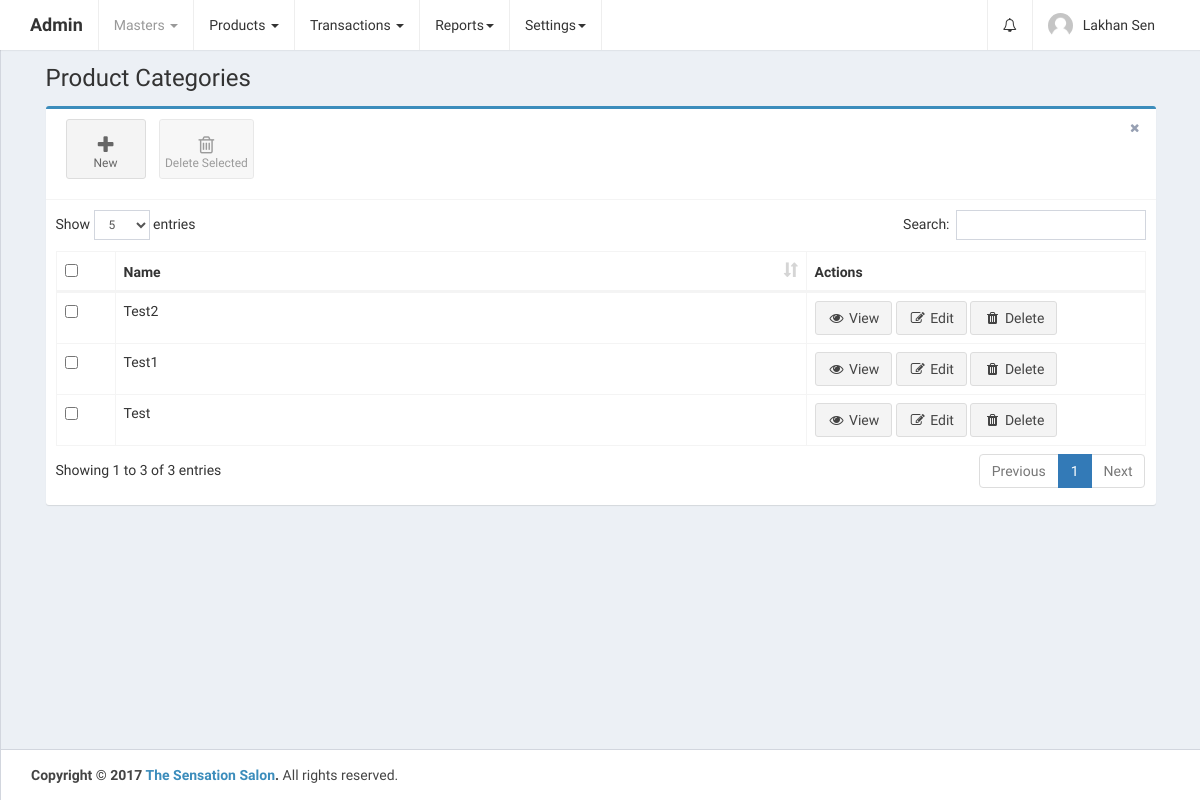
The app's page /home.php?controller=productcategory&action=getcategories (signed in), older data.
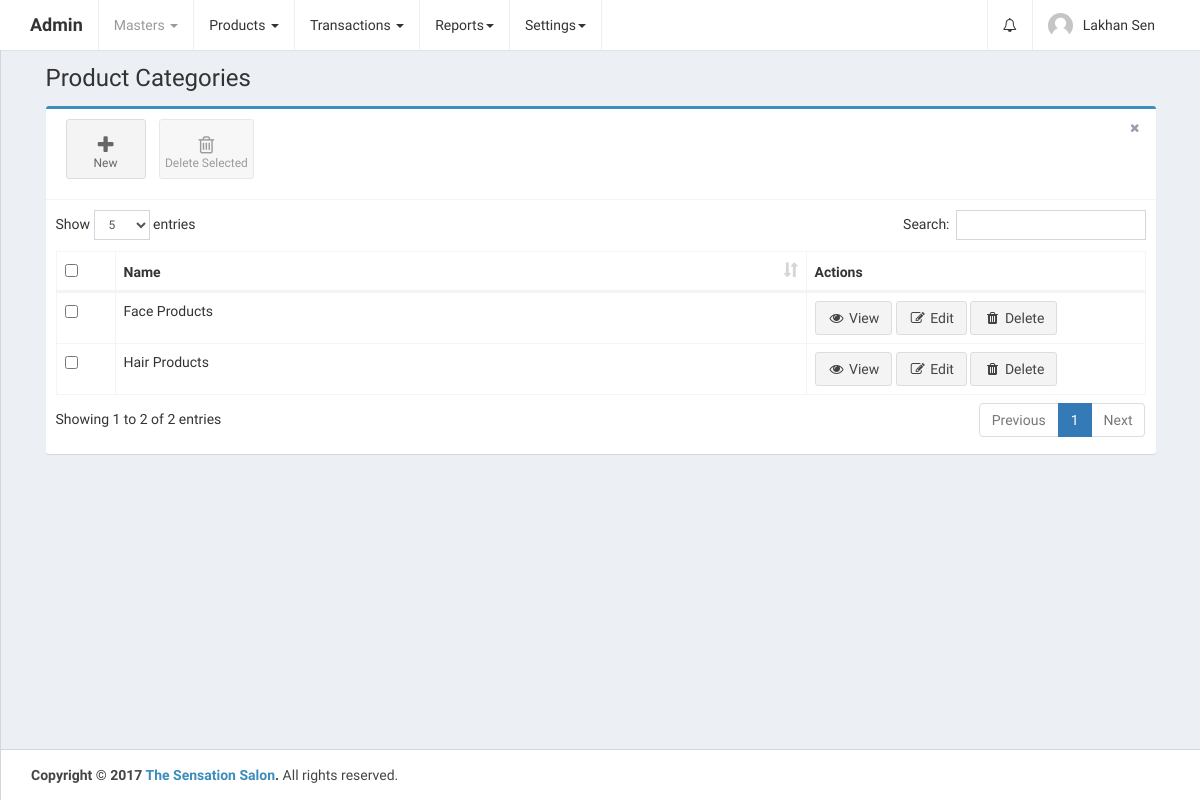
The same page, newer data.
### tables this page shows
CREATE TABLE `product_categories` (
  `id` int(11) UNSIGNED NOT NULL,
  `parent_id` int(11) NOT NULL,
  `name` varchar(255) NOT NULL,
  `is_deleted` tinyint(1) NOT NULL DEFAULT '0',
  `created_at` datetime NOT NULL DEFAULT CURRENT_TIMESTAMP,
  `updated_at` datetime NOT NULL DEFAULT CURRENT_TIMESTAMP ON UPDATE CURRENT_TIMESTAMP
);

### controllers/ProductcategoryController.php (called while the page is built, shortened)
<?php
class ProductcategoryController {
    public $productcategoryobj;
    public function __construct() {
        require_once 'models/ProductCategory.php';
        $this->productcategoryobj = new ProductCategory();
    }
    public function getcategories() {
        $product_categories_res = $this->productcategoryobj->getcategories();
        if ($product_categories_res->num_rows > 0) {
            while ($product_category = $product_categories_res->fetch_assoc()) {
                $product_category['name'] = ucwords($product_category['name']);
                $product_categories[] = $product_category;
            }
        }
        require_once APP_DIR . '/views/layout.php';
    }
}
?>

### home.php (called while the page is built, shortened)
<?php
require_once 'config/database.php';
require_once 'config/routes.php';
?>

### config/Database.php (called while the page is built)
<?php
class Database {
    public function connect() {
        $conn = new mysqli('localhost', 'root', '', 'thesensationbeautycentre');
        if ($conn->connect_error) {
            die("Connection failed: " . $conn->connect_error);
        } else {
            return $conn;
        }
    }
}
?>

### models/ProductCategory.php (called while the page is built, shortened)
<?php
class ProductCategory {
    public $conn;
    public function __construct() {
        $db = new Database();
        $this->conn = $db->connect();
    }
    public function getcategories() {
        $product_categories_res = $this->conn->query('SELECT * FROM product_categories WHERE is_deleted!="1" ORDER BY id DESC');
        return $product_categories_res;
    }
}
?>

### views/product_categories.php (the view, shortened to what this page needs)
<link rel="stylesheet" href="public/plugins/datatables/dataTables.bootstrap.css">
<div class="row">
    <div class="col-xs-12">
        <div class="box box-primary">
            <div class="box-header with-border">
                <a class="btn btn-app" href="#add_edit_modal" data-toggle="modal">
                    <i class="fa fa-plus"></i> New
                </a>
                <button class="btn btn-app" id="delete_selected">
                    <i class="fa fa-trash-o"></i> Delete Selected
                </button>
                <div class="box-tools pull-right">
                    <button type="button" class="btn btn-box-tool" data-widget="remove"><i class="fa fa-times"></i></button>
                </div>
            </div>
            <div class="box-body">
                <div class="table-responsive">
                    <table id="product_categories_table" class="table table-bordered table-hover" role="grid" aria-describedby="product_categories_table_info">
                        <thead>
                            <tr>
                                <th data-orderable="false" width="20px">
                                    <input type="checkbox" class="select-all">
                                </th>
                                <th>Name</th>
                                <th data-orderable="false" width="300px">Actions</th>
                            </tr>
                        </thead>
                        <?php
                        if (isset($product_categories)) {
                            if (count($product_categories) > 0) {
                                ?>
                                <tbody>
                                    <?php
                                    foreach ($product_categories as $product_category) {
                                        ?>
                                        <tr id="tr_<?php echo $product_category['id']; ?>">
                                            <td><input type="checkbox" name="select_product_categories[]" data-id="<?php echo $product_category['id']; ?>"></td>
                                            <td><?php echo ucwords($product_category['name']); ?></td>
                                            <td>
                                                <a href="" class="view btn btn-default" data-id="<?php echo $product_category['id']; ?>"><i class="fa fa-fw fa-eye"></i> View</a>
                                                <a href="" class="edit btn btn-default" data-id="<?php echo $product_category['id']; ?>"><i class="fa fa-fw fa-pencil-square-o"></i> Edit</a>
                                                <a href="" class="delete btn btn-default" data-id="<?php echo $product_category['id']; ?>"><i class="fa fa-fw fa-trash"></i> Delete</a>
                                            </td>
                                        </tr>
                                        <?php
                                    }
                                    ?>
                                </tbody>
                                <?php
                            }
                        }
                        ?>
                    </table>
                </div>
            </div>
        </div>
    </div>
</div>

Row changes from the older to the newer data that the page shows:
removed product_categories: name "Test2"
removed product_categories: name "Test1"
removed product_categories: name "Test"
added product_categories: name "Face Products"
added product_categories: name "Hair Products"
Text that changed along with them:
text written by a page script: "Show entries Search: Showing 1 to 3 of 3 entries Previous 1 Next" → "Show entries Search: Showing 1 to 2 of 2 entries Previous 1 Next"
